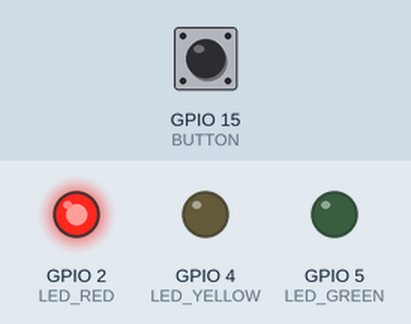
Bench run of a sketch on a simulated ESP32. On the bench: output pins drawn as LEDs (lit = HIGH). Dashed ring = blinking. Inputs (shaded band) come from the test bench; at power-on: GPIO 15 (BUTTON) HIGH. What the sketch prints to the serial monitor is not drawn.

Above: at 1.2 s.
1.3 s: GPIO 15 (BUTTON) pulled LOW for 0.15 s
At 1.7 s:
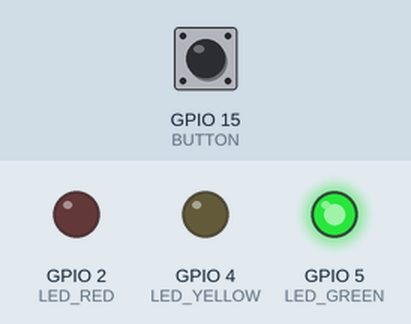
2.9 s: GPIO 15 (BUTTON) pulled LOW for 1 s
At 4.0 s:
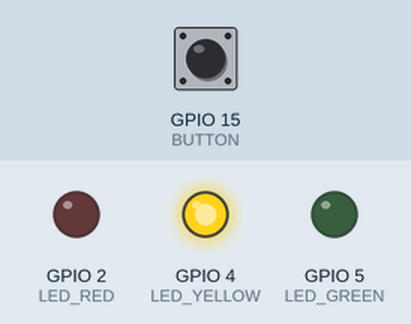
5.4 s: GPIO 15 (BUTTON) pulsed LOW 5 times (0.12 s each, 0.3 s apart)
At 7.2 s:
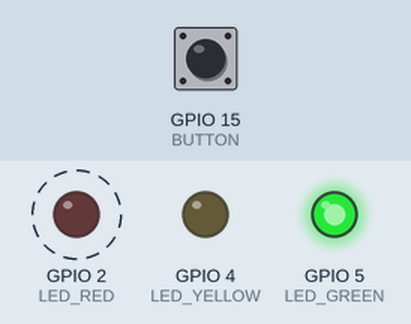
8.4 s: GPIO 15 (BUTTON) pulled LOW for 3.2 s
At 9.5 s:
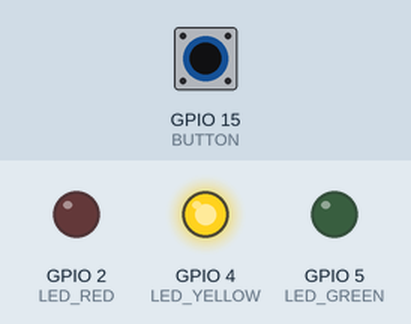
Timing chart, 0 to 11.4 s (numbered marks = the images above; inputs shaded):
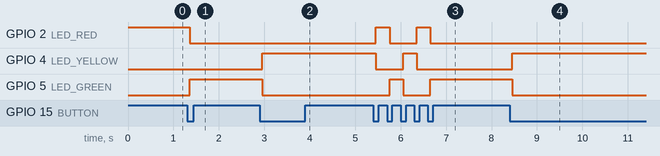

The sketch:

03_Button_LED.ino
```cpp
/*
 * STEM Engineering Workshop: From Embedded Systems to IoT and AI
 * กิจกรรมที่ 1.3: ปุ่มกด + LED — Digital Input
 *
 * สิ่งที่เรียนรู้:
 * - Digital Input (อ่านค่าจากปุ่มกด)
 * - INPUT_PULLUP (ตัวต้านทานภายใน)
 * - if-else เงื่อนไข
 * - กดปุ่มเปลี่ยนสถานะ (Toggle)
 *
 * การต่อวงจร:
 * ESP32 GPIO 2  → R 220Ω → LED แดง → GND
 * ESP32 GPIO 4  → R 220Ω → LED เหลือง → GND
 * ESP32 GPIO 5  → R 220Ω → LED เขียว → GND
 * ESP32 GPIO 15 → ปุ่มกด → GND (ใช้ INPUT_PULLUP ไม่ต้องต่อตัวต้านทาน)
 */

#define LED_RED    2
#define LED_YELLOW 4
#define LED_GREEN  5
#define BUTTON     15

int state = 0;               // สถานะปัจจุบัน (0=แดง, 1=เขียว, 2=เหลือง)
bool lastButtonState = HIGH;  // สถานะปุ่มครั้งก่อน

void setup() {
  Serial.begin(115200);

  pinMode(LED_RED, OUTPUT);
  pinMode(LED_YELLOW, OUTPUT);
  pinMode(LED_GREEN, OUTPUT);
  pinMode(BUTTON, INPUT_PULLUP);  // ใช้ตัวต้านทานภายใน ESP32

  // เริ่มต้นไฟแดง
  digitalWrite(LED_RED, HIGH);
  digitalWrite(LED_YELLOW, LOW);
  digitalWrite(LED_GREEN, LOW);

  Serial.println("=== Traffic Light with Button ===");
  Serial.println("กดปุ่มเพื่อเปลี่ยนไฟ!");
}

void loop() {
  bool buttonState = digitalRead(BUTTON);

  // ตรวจจับการกดปุ่ม (จาก HIGH → LOW)
  if (buttonState == LOW && lastButtonState == HIGH) {
    delay(50);  // debounce — ป้องกันสัญญาณกระเด้ง

    state = state + 1;     // เปลี่ยนสถานะ
    if (state > 2) {
      state = 0;           // วนกลับเป็นแดง
    }

    // สั่ง LED ตามสถานะ
    if (state == 0) {
      // 🔴 แดง
      digitalWrite(LED_RED, HIGH);
      digitalWrite(LED_YELLOW, LOW);
      digitalWrite(LED_GREEN, LOW);
      Serial.println("🔴 ไฟแดง — หยุด!");
    }
    else if (state == 1) {
      // 🟢 เขียว
      digitalWrite(LED_RED, LOW);
      digitalWrite(LED_YELLOW, LOW);
      digitalWrite(LED_GREEN, HIGH);
      Serial.println("🟢 ไฟเขียว — ไปได้!");
    }
    else if (state == 2) {
      // 🟡 เหลือง
      digitalWrite(LED_RED, LOW);
      digitalWrite(LED_YELLOW, HIGH);
      digitalWrite(LED_GREEN, LOW);
      Serial.println("🟡 ไฟเหลือง — เตรียมหยุด!");
    }
  }

  lastButtonState = buttonState;  // จำสถานะปุ่ม
  delay(10);
}

/*
 * =============================================
 * 🎯 ลองทำ (Challenges):
 * =============================================
 * 1) เพิ่มสถานะที่ 4: ไฟทุกดวงกระพริบ (โหมดฉุกเฉิน)
 * 2) กดค้าง 3 วินาที → เข้าโหมดกระพริบเหลือง
 * 3) คิดดู: ถ้ามีปุ่ม 2 ปุ่ม จะออกแบบยังไง?
 * =============================================
 */
```

Measured:
- after the input at 1.3 s, GPIO 2 (LED_RED): HIGH → LOW after 0.06 s; GPIO 5 (LED_GREEN): LOW → HIGH after 0.06 s
- after the input at 2.9 s, GPIO 4 (LED_YELLOW): LOW → HIGH after 0.05 s; GPIO 5 (LED_GREEN): HIGH → LOW after 0.05 s
- after the input at 5.4 s, GPIO 2 (LED_RED): alternates HIGH for 0.30 s and LOW for 0.59 s, 4 changes in all, then stays LOW, starting after 0.06 s; GPIO 4 (LED_YELLOW): HIGH → LOW after 0.06 s, → HIGH 0.60 s later, → LOW 0.29 s later; GPIO 5 (LED_GREEN): LOW → HIGH after 0.36 s, → LOW 0.30 s later, → HIGH 0.59 s later
- after the input at 8.4 s, GPIO 4 (LED_YELLOW): LOW → HIGH after 0.06 s; GPIO 5 (LED_GREEN): HIGH → LOW after 0.06 s
